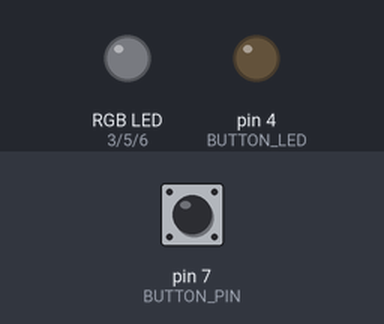
Simulated run of this sketch. Board: Arduino Uno, built with avr-gcc and run on an emulated ATmega328P. Shown: an RGB LED mixed from three pins (HIGH = lit), output pins drawn as LEDs (lit = HIGH). The test bench sets the inputs (shaded band); at power-on: pin 7 (BUTTON_PIN) HIGH.

Above: at 1.2 s.
1.3 s: pin 7 (BUTTON_PIN) pulled LOW for 0.15 s
At 2.2 s:
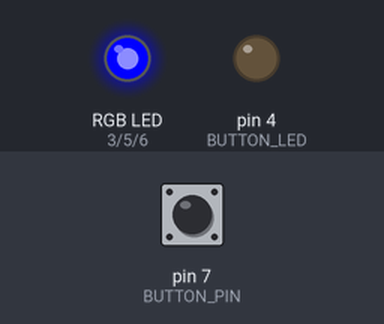
2.9 s: pin 7 (BUTTON_PIN) pulled LOW for 1 s
At 4.6 s:
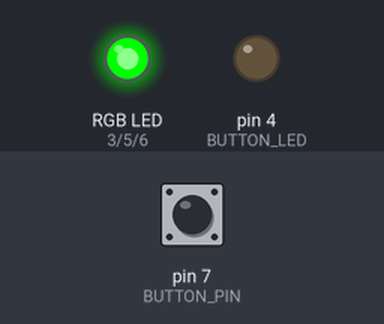
5.4 s: pin 7 (BUTTON_PIN) pulled LOW for 0.15 s
At 6.5 s:
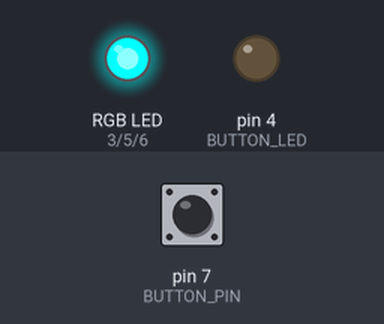
7.0 s: pin 7 (BUTTON_PIN) pulled LOW for 3.2 s
At 8.2 s:
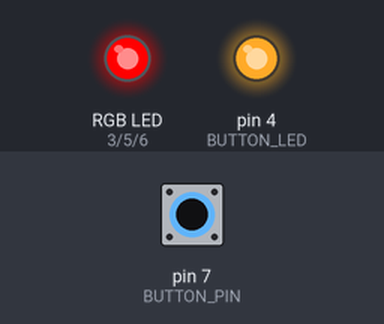
11.7 s: pin 7 (BUTTON_PIN) pulled LOW for 0.15 s
At 12.5 s:
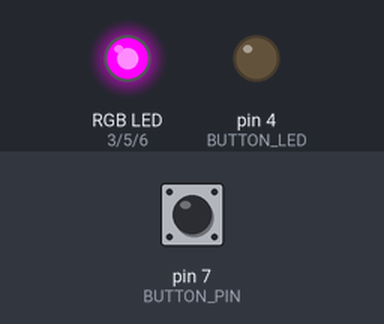
13.3 s: pin 7 (BUTTON_PIN) pulled LOW for 1 s
At 14.9 s:
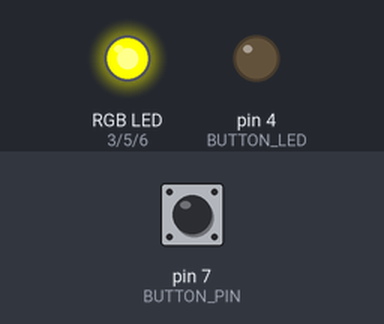
Timing chart, 0 to 16.4 s (numbered marks = the images above; inputs shaded):
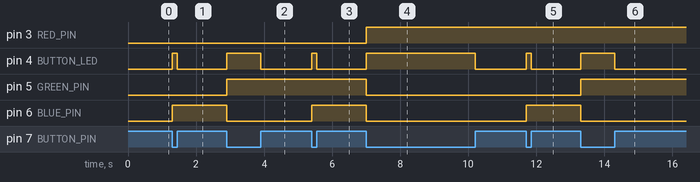

The sketch:

lightstest.ino
```cpp
#define BUTTON_PIN	7
#define BUTTON_LED	4
#define RED_PIN     3
#define GREEN_PIN   5
#define BLUE_PIN    6

int colorState = 0;
int buttonState = 1;
int previousButtonState = 1;


void setup() {
	pinMode(RED_PIN, OUTPUT);
	pinMode(GREEN_PIN, OUTPUT);
	pinMode(BLUE_PIN, OUTPUT);
	pinMode(BUTTON_LED, OUTPUT);
	pinMode(BUTTON_PIN, INPUT);

	digitalWrite(RED_PIN, 0);
	digitalWrite(GREEN_PIN, 0);
	digitalWrite(BLUE_PIN, 0);
	digitalWrite(BUTTON_LED, 0);
}

void loop() {

	buttonState = digitalRead(BUTTON_PIN);
	digitalWrite(BUTTON_LED, !buttonState);
	if ((buttonState == 0) && (buttonState != previousButtonState))
	{
		colorState++;
		if (colorState > 7)
		{
			colorState = 0;
		}

	}
	previousButtonState = buttonState;


	switch (colorState)
	{
	case 0:
		setColorRGB(0,0,0);
		break;
	case 1:
		setColorRGB(0,0,1);
		break;
	case 2:
		setColorRGB(0,1,0);
		break;
	case 3:
		setColorRGB(0,1,1);
		break;
	case 4:
		setColorRGB(1,0,0);
		break;
	case 5:
		setColorRGB(1,0,1);
		break;
	case 6:
		setColorRGB(1,1,0);
		break;
	case 7:
		setColorRGB(1,1,1);
		break;
	default:
		setColorRGB(0,0,0);
		break;
	}
}


void setColorRGB(int red, int green, int blue){
	digitalWrite(RED_PIN, red);
	digitalWrite(GREEN_PIN, green);
	digitalWrite(BLUE_PIN, blue);
}
```

Measured:
- after the input at 1.3 s, pin 4 (BUTTON_LED): LOW → HIGH at once, → LOW 0.15 s later; pin 6 (BLUE_PIN): LOW → HIGH at once
- after the input at 2.9 s, pin 4 (BUTTON_LED): LOW → HIGH at once, → LOW 1.0 s later; pin 5 (GREEN_PIN): LOW → HIGH at once; pin 6 (BLUE_PIN): HIGH → LOW at once
- after the input at 5.4 s, pin 4 (BUTTON_LED): LOW → HIGH at once, → LOW 0.15 s later; pin 6 (BLUE_PIN): LOW → HIGH at once
- after the input at 7.0 s, pin 3 (RED_PIN): LOW → HIGH at once; pin 4 (BUTTON_LED): LOW → HIGH at once, → LOW 3.2 s later; pin 5 (GREEN_PIN), pin 6 (BLUE_PIN): HIGH → LOW at once
- after the input at 11.7 s, pin 4 (BUTTON_LED): LOW → HIGH at once, → LOW 0.15 s later; pin 6 (BLUE_PIN): LOW → HIGH at once
- after the input at 13.3 s, pin 4 (BUTTON_LED): LOW → HIGH at once, → LOW 1.0 s later; pin 5 (GREEN_PIN): LOW → HIGH at once; pin 6 (BLUE_PIN): HIGH → LOW at once
